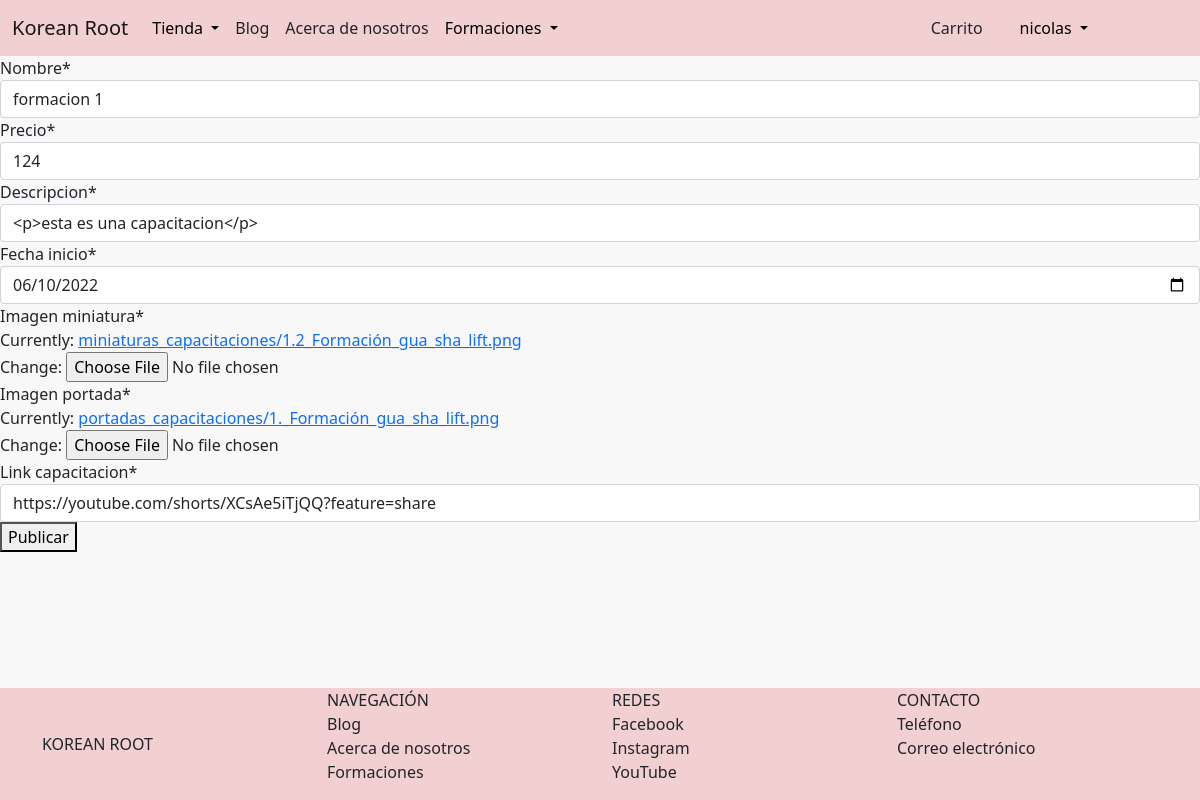
The app's page /capacitaciones/editarCapacitacion/1 (signed in) with its own data.
### AppCursos/models.py (models this page shows, shortened)
class Capacitacion(models.Model):
    nombre = models.CharField(max_length=50)
    precio = models.IntegerField()
    descripcion = RichTextField()
    fecha_inicio = models.DateTimeField()
    imagen_miniatura = models.ImageField(upload_to='miniaturas_capacitaciones', default = 'miniaturacapacitaciondefault.jpg')
    imagen_portada = models.ImageField(upload_to='portadas_capacitaciones', default = 'portadacapacitaciondefault.jpg')
    link_capacitacion = models.CharField(max_length=255)

### AppCursos/views.py (the view)
# urls.py: path('editarCapacitacion/<id>', views.editarCapacitacion, name="editar_capacitacion"),
@staff_member_required
def editarCapacitacion(request,id):
      capacitacion = Capacitacion.objects.get(id=id)
      if request.method == 'POST':
            form = FormacionCreationForm(request.POST, request.FILES, instance=capacitacion)
            if form.is_valid():
                  capacitacion.save()
                  messages.success(request, 'capacitacion editada con exito!')
                  return redirect('cursos:capacitaciones')
      else:
            form = FormacionCreationForm(instance=capacitacion)
      return render(request, 'AppCursos/editarFormacion.html', {'form': form})

### AppCursos/forms.py
class FormacionCreationForm(forms.ModelForm):
    nombre = forms.CharField()
    precio = forms.IntegerField()
    descripcion = forms.CharField(widget=CKEditorWidget())
    fecha_inicio = forms.DateField(widget=forms.widgets.DateInput(attrs={'type':'date'}))
    imagen_miniatura = forms.ImageField()
    imagen_portada = forms.ImageField()
    link_capacitacion = forms.CharField()
    class Meta:
        model = Capacitacion
        fields = '__all__'

### AppCursos/templates/AppCursos/editarFormacion.html (shortened to what this page needs)
{% extends 'AppTienda/padre.html' %}
{% load static %}
{% load crispy_forms_tags %}
{% block contenidoQueCambia %}
    <form method="POST" enctype="multipart/form-data">
        {{form|crispy}}
        <button type="submit">Publicar</button>
    </form>
{% endblock %}

### AppTienda/templates/AppTienda/padre.html (shortened to what this page needs)
<!doctype html>
<html lang="en">
  <head>
    {% load static %}
    <link href="https://cdn.jsdelivr.net/npm/bootstrap@5.1.3/dist/css/bootstrap.min.css" rel="stylesheet">
  </head>
  <body class="body">
        <nav class="navbar navbar-expand-sm navbar-light" style="background-color:rgb(242, 208, 209)">
            <div class="container">
            <a href="{% url 'blog:Inicio' %}" class="navbar-brand mb-0 h1" style="text-emphasis-color: aliceblue; margin-right: 1rem;">Korean Root</a>
            <div class="collapse navbar-collapse" id="navbarNav">
                <ul class="navbar-nav">
                    <li class="nav-item dropdown">
                        <a href="#"
                        class="nav-link dropdown-toggle"
                        id="navbarDropdown"
                        role="button"
                        data-bs-toggle="dropdown"
                        aria-expanded="false"
                        style="color: black;"
                        >Tienda
                        </a>
                    </li>
                    <li class="nav-item active">
                        <a
                        href="{% url 'blog:lista_publicaciones' %}"
                        class="nav-link"
                        style="text-decoration: none; color:inherit;"
                        >
                        Blog
                    </a>
                </li>
                    <li
                    class="nav-item active">
                    <a
                    href="{% url 'acerca_de_nosotros' %}"
                    class="nav-link"
                    style="text-decoration: none; color:inherit;"
                    >
                    Acerca de nosotros
                </a>
            </li>
                    <li class="nav-item dropdown">
                      <a href="#"
                      class="nav-link dropdown-toggle"
                      id="navbarDropdown"
                      role="button"
                      data-bs-toggle="dropdown"
                      aria-expanded="false"
                      style="color: black;"
                      >Formaciones
                      </a>
                </ul>
            </div>
            </div>
            {% if user.is_authenticated %}
              <div class="d-grid gap-2 d-sm-flex justify-content-end" style="width: 6rem; margin-right: 6rem;">
              <div class="d-grid gap-2 d-sm-flex justify-content-end" style="width: 5rem;">
                <button
                class="btn btn-outline"
                type="button"
                style="text-decoration: none; color:inherit;"
                >
                <a
                    href="{% url 'carrito' %}"
                    style="text-decoration: none; color:inherit;"
                    >
                    Carrito
                </a>
                </button>
                <li class="nav-item dropdown" style="list-style-type: none">
                  <a href="#"
                  class="nav-link dropdown-toggle"
                  id="navbarDropdown"
                  role="button"
                  data-bs-toggle="dropdown"
                  aria-expanded="false"
                  style="color: black;">
                  {{user.username}}
                  </a>
                </li>
              </div>
            {% endif %}
        </nav>
    {% block contenidoQueCambia %}
    {% endblock %}
  <footer
  class="footer"
  >
    <div class="container">
      <nav class="row">
        <a href="{% url 'blog:Inicio' %}"
        class="col-3 text-reser text-uppercase d-flex align-items-center"
        style="text-decoration: none; color:inherit;"
        >
          Korean Root
        </a>
        <ul class="col-3 list-unstyled">
          <li class="font-weight-bold text-uppercase">Navegación</li>
          <li><a href="{% url 'blog:lista_publicaciones' %}" class="text-reset" style="text-decoration: none; color:inherit;">Blog</a></li>
          <li><a href="{% url 'acerca_de_nosotros' %}" class="text-reset" style="text-decoration: none; color:inherit;">Acerca de nosotros</a></li>
          <li><a href="{% url 'cursos:capacitaciones' %}" class="text-reset" style="text-decoration: none; color:inherit;">Formaciones</a></li>
        </ul>
        <ul class="col-3 list-unstyled">
          <li class="font-weight-bold text-uppercase" style="text-decoration: none; color:inherit;">Redes</li>
          <li><a href="https://www.facebook.com/koreanroot" class="text-reset" style="text-decoration: none; color:inherit;">Facebook</a></li>
          <li><a href="https://instagram.com/koreanroot" class="text-reset" style="text-decoration: none; color:inherit;">Instagram</a></li>
          <li><a href="https://www.youtube.com/channel/UC8QQf5m4bq_b639ss8gnnDg" class="text-reset" style="text-decoration: none; color:inherit;">YouTube</a></li>
        </ul>
        <ul class="col-3 list-unstyled">
          <li class="font-weight-bold text-uppercase" style="text-decoration: none; color:inherit;">Contacto</li>
          <li><a href="tel:3424234054" class="text-reset" style="text-decoration: none; color:inherit;">Teléfono</a></li>
          <li><a href="thekoreanroot@gmail.com" class="text-reset" style="text-decoration: none; color:inherit;">Correo electrónico</a></li>
        </ul>
      </nav>
    </div>
  </footer>
  </body>
</html>

### AppTienda/templates/AppTienda/padre.html (style rules this page uses)
.body { background-color:rgb(248, 248, 248); display: flex; flex-direction: column; min-height: 100vh; }
.footer { background-color: rgb(242, 208, 209); position: relative; margin-top: auto; clear:both; }

### records on screen
Capacitacion: nombre "formacion 1", precio "124", descripcion "<p>esta es una capacitacion</p>", fecha_inicio "06/10/2022", link_capacitacion "https://youtube.com/shorts/XCsAe5iTjQQ?feature=share"

### other values on screen
{{ user.username }} "nicolas"
